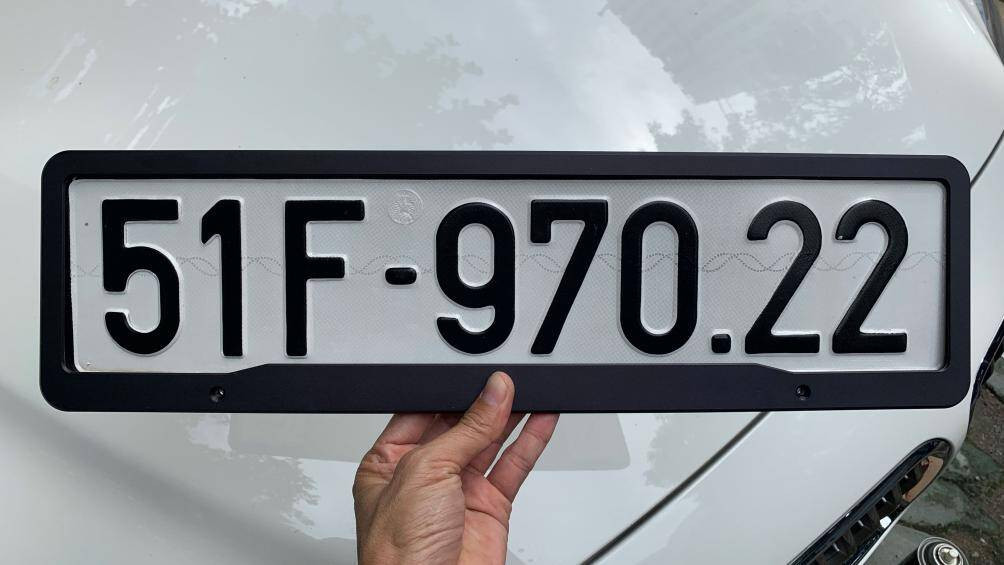
#> input picture 4731772-cover-op-bien-so-xe-hoi-1578451851-width1004height565.jpg, 1004 x 565 px
$ python UPCARNUMBER.py
#> lines starting #> are read from the running program, lines starting #| are printed output that depends on the picture; after the words box and inside, x2 and y2 are one past the last pixel; in counts of white or black regions, pixels touching at a corner belong together
import cv2
import imutils
img = cv2.imread("4731772-cover-op-bien-so-xe-hoi-1578451851-width1004height565.jpg")
#> img is the input picture: shape (565, 1004, 3); mean B, G, R 146.4, 142, 139
#lay do dai, cao anh
h, w, c = img.shape
#> h = 565; w = 1004; c = 3
#du doan neu no khong phai la chup can bien so xe thif zoom len
if h != 160 and w != 718:
    #tim contour bien so xe
    # - chuyen xam
    # - ap threshhold
    # - tim contour
    # - lay list
    # - zoom len
    gray = cv2.cvtColor(img, cv2.COLOR_BGR2GRAY)
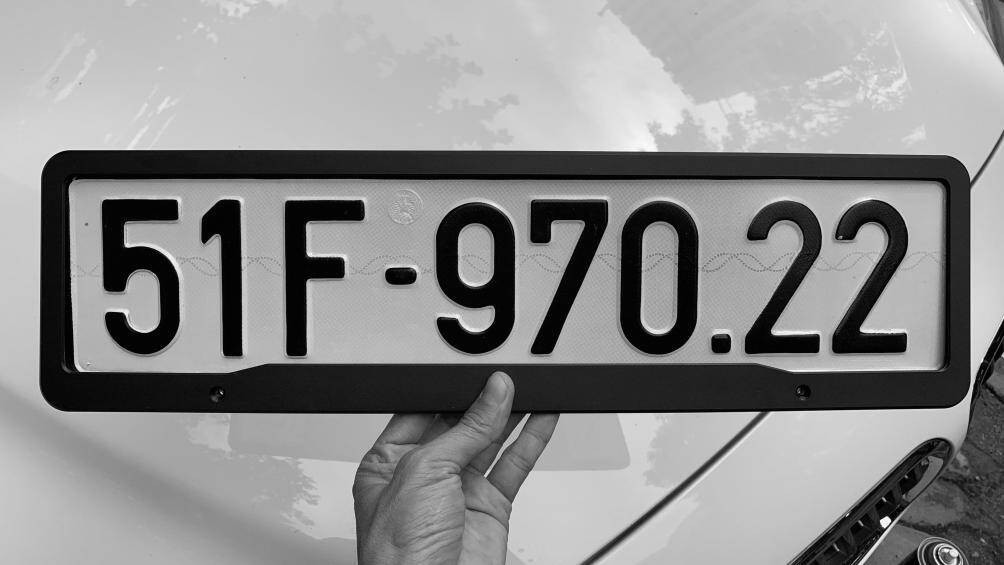
#> gray: shape (565, 1004); min 0, max 254, mean 141.7
    thres = cv2.adaptiveThreshold(gray, 255, cv2.ADAPTIVE_THRESH_GAUSSIAN_C, cv2.THRESH_BINARY, 21, 10)
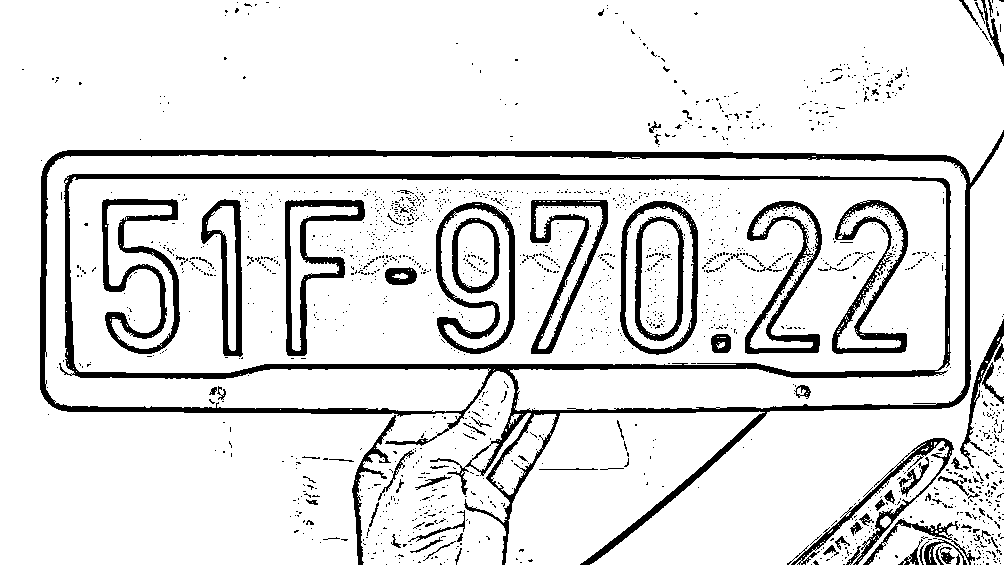
#> thres: shape (565, 1004); 88.4% white; 1720 black regions (1630 under 20 px)
    contours = cv2.findContours(thres, cv2.RETR_LIST, cv2.CHAIN_APPROX_SIMPLE)
#> contours = 2405 contours, 2266 with area under 20; largest, box (x1, y1, x2, y2) and area: (0, 0, 1004, 565) 236451, (68, 177, 946, 373) 162852, (45, 155, 967, 412) 50897, (590, 137, 1004, 565) 47306, (505, 411, 765, 565) 22200
    list = imutils.grab_contours(contours)
#> list has the same summary as contours
    contours = sorted(list, key=cv2.contourArea, reverse=False)
    i = contours[len(list) - 2]
#> i = contour of 193 points, box (x1, y1, x2, y2) (68, 177, 946, 373), area 162852
    (x, y, w, h) = cv2.boundingRect(i)
#> x = 68; y = 177; w = 878; h = 196
    img = img[ y:y+h, x:x+w,]
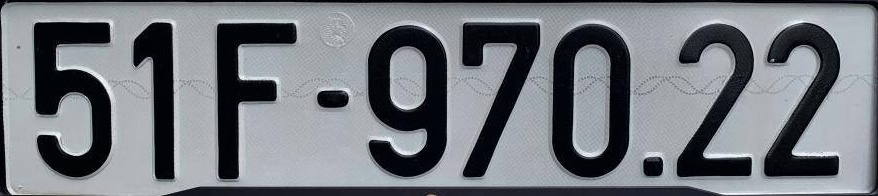
#> img: shape (196, 878, 3); mean B, G, R 126.5, 120.4, 116.4
    img = cv2.resize(img, (718, 160))
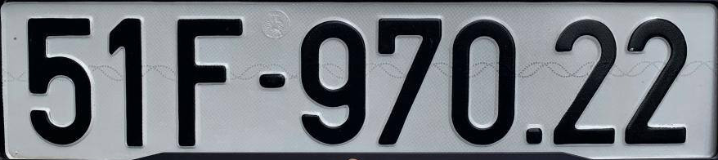
#> img: shape (160, 718, 3); mean B, G, R 126.3, 120.3, 116.3

gray = cv2.cvtColor(img, cv2.COLOR_BGR2GRAY)
#> gray: shape (160, 718)
#ap thresh hold -> anh nhi phan(trang den)
thres = cv2.adaptiveThreshold(gray, 255, cv2.ADAPTIVE_THRESH_GAUSSIAN_C, cv2.THRESH_BINARY, 21, 10)
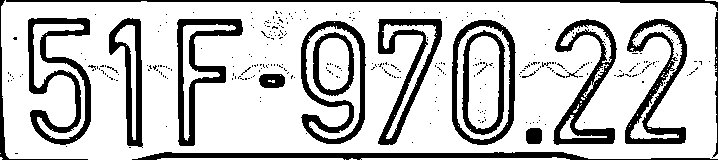
#> thres: shape (160, 718); 77.1% white; 316 black regions (296 under 20 px)
#tim contour
contours = cv2.findContours(thres, cv2.RETR_LIST, cv2.CHAIN_APPROX_SIMPLE)
#> contours = 458 contours, 428 with area under 20; largest, box (x1, y1, x2, y2) and area: (1, 0, 718, 160) 108340, (451, 19, 517, 146) 7166, (300, 20, 367, 145) 6370, (457, 26, 510, 140) 5159, (27, 17, 92, 146) 4860
#ham find ra 3 cai : anh chinh sua, DANH SACH VIEN, he so thuoc tinh
#tuy nhien ta chi can lay danh sach vien nen ta xai ham grab
list = imutils.grab_contours(contours)
#> list has the same summary as contours
h1, w1, c1 = img.shape
#> h1 = 160; w1 = 718; c1 = 3
for i in list:
    #chay i tao cai khung bao quanh cai vat the da contour
    (x, y, w, h) = cv2.boundingRect(i)
    if (30 < w <150) and (h1 // 2 + 20 < h <150):
        cv2.rectangle(img, (x,y), (x + w, y+h), (0, 26, 131), 2)
#> this loop made 458 passes
#> (x, y, w, h) on passes 1 to 3: (345, 159, 1, 1), (349, 158, 8, 2), (157, 158, 187, 2)
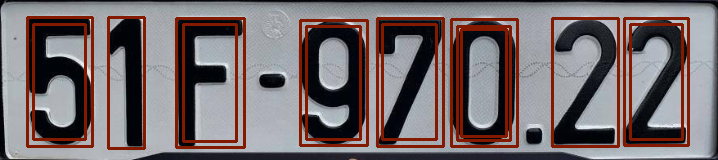
#> img: shape (160, 718, 3); 13.95% of pixels changed, all inside (x1, y1, x2, y2) = (26, 16, 690, 150)
cv2.imshow("Detected N", img)
cv2.waitKey(0)
cv2.destroyAllWindows()
